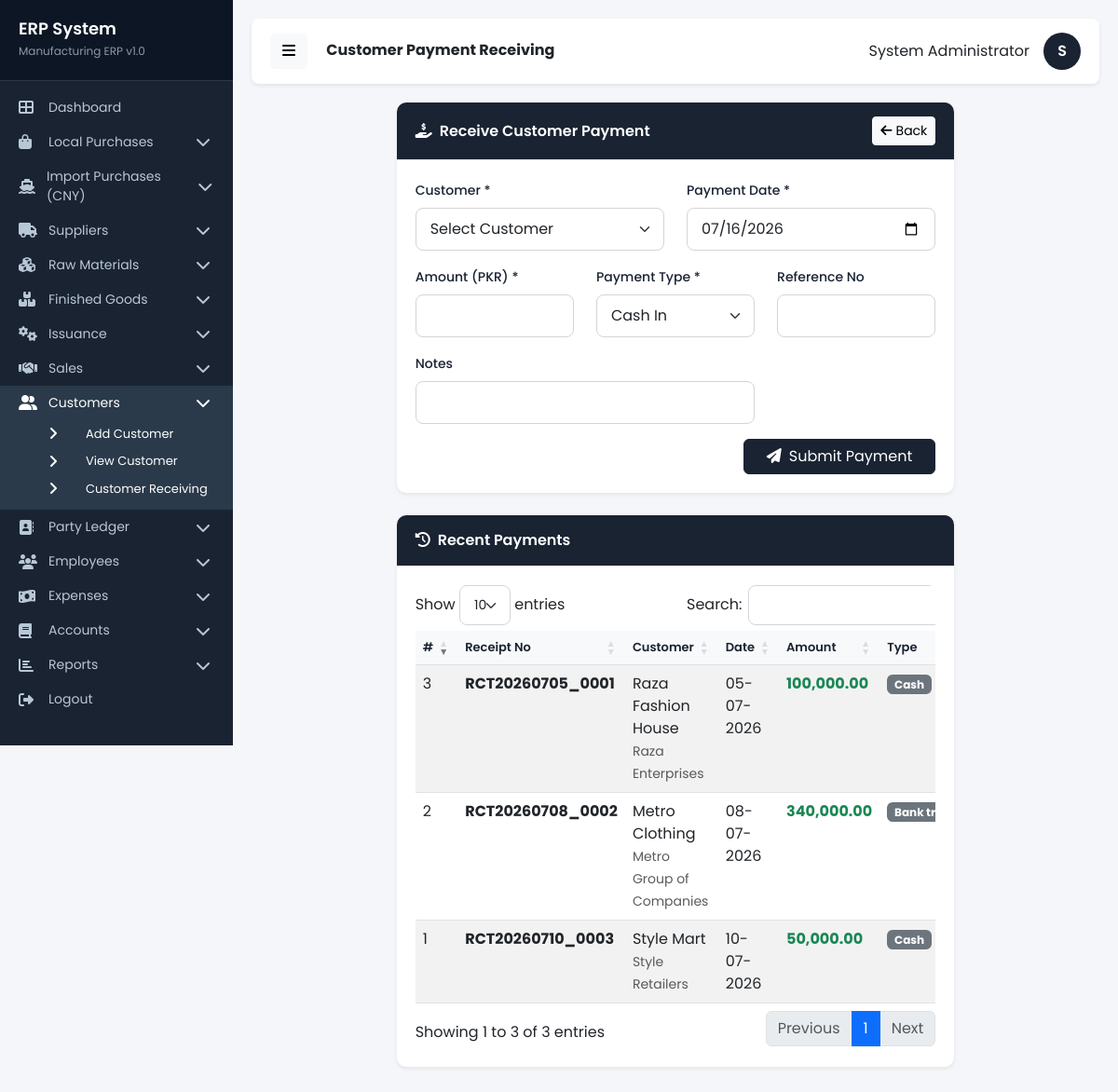
The page /pages/customer_receiving.php (signed in) on the database its author committed.
### tables this page shows
CREATE TABLE `customer_receipts` (
  `id` int(11) NOT NULL,
  `sale_id` int(11) NOT NULL,
  `customer_id` int(11) NOT NULL,
  `receipt_no` varchar(50) NOT NULL,
  `amount` decimal(18,2) NOT NULL,
  `payment_method` varchar(50) DEFAULT NULL,
  `reference` varchar(255) DEFAULT NULL,
  `payment_date` date DEFAULT NULL,
  `notes` text DEFAULT NULL,
  `date_time` datetime DEFAULT NULL
);

CREATE TABLE `customers` (
  `id` int(11) NOT NULL,
  `customer_name` varchar(200) NOT NULL,
  `company_name` varchar(200) DEFAULT NULL,
  `contact_person` varchar(100) DEFAULT NULL,
  `phone` varchar(20) DEFAULT NULL,
  `email` varchar(100) DEFAULT NULL,
  `address` text DEFAULT NULL,
  `city` varchar(100) DEFAULT NULL,
  `country` varchar(100) DEFAULT 'Pakistan',
  `cnic` varchar(20) DEFAULT NULL,
  `ntn` varchar(20) DEFAULT NULL,
  `opening_balance` decimal(18,2) DEFAULT 0.00,
  `current_balance` decimal(18,2) DEFAULT 0.00,
  `status` enum('active','inactive') DEFAULT 'active',
  `date_time` datetime DEFAULT NULL
);

### includes/database.php (called while the page is built, shortened)
<?php
$db = new mysqli(DB_HOST, DB_USER, DB_PASS, DB_NAME);
$db->set_charset("utf8");
function executePrepared($sql, $types = '', $params = []) {
    global $db;
    $stmt = $db->prepare($sql);
    $stmt->execute();
    return $stmt;
}
function getRows($sql, $types = '', $params = []) {
    $stmt = executePrepared($sql, $types, $params);
    $result = $stmt->get_result();
    $rows = [];
    while ($row = $result->fetch_assoc()) {
        $rows[] = $row;
    }
    return $rows;
}
function formatCurrency($amount) {
    return number_format($amount, 2);
}
?>

### pages/customer_receiving.php (the view, shortened to what this page needs)
<?php
require_once '../includes/database.php';
$receipts = getRows("SELECT cr.*, c.customer_name, c.company_name
    FROM customer_receipts cr
    LEFT JOIN customers c ON cr.customer_id = c.id
    ORDER BY cr.id DESC LIMIT 100");
include '../includes/header.php';
include '../includes/sidebar.php';
?>
<div class="row justify-content-center">
    <div class="col-lg-8">
        <div class="card shadow-sm">
            <div class="card-header d-flex justify-content-between align-items-center" style="background:#1a2332;color:#fff;">
                <span><i class="fas fa-hand-holding-usd me-2"></i>Receive Customer Payment</span>
                <a href="../index.php" class="btn btn-light btn-sm"><i class="fas fa-arrow-left me-1"></i>Back</a>
            </div>
            <div class="card-body">
                <form method="POST">
                    <div class="row">
                        <div class="col-md-6 mb-3">
                            <label class="form-label">Customer *</label>
                            <select class="form-select" id="customerSelect" name="customer_id" required>
                                <option value="">Select Customer</option>
                            </select>
                        </div>
                        <div class="col-md-6 mb-3">
                            <label class="form-label">Payment Date *</label>
                            <input type="date" class="form-control" name="payment_date" value="<?php echo date('Y-m-d'); ?>" required>
                        </div>
                    </div>
                    <div class="row">
                        <div class="col-md-4 mb-3">
                            <label class="form-label">Amount (PKR) *</label>
                            <input type="number" step="0.01" class="form-control" id="payAmount" name="amount" min="0.01" required>
                        </div>
                        <div class="col-md-4 mb-3">
                            <label class="form-label">Payment Type *</label>
                            <select class="form-select" id="payType" name="payment_type" required>
                                <option value="cash">Cash In</option>
                            </select>
                        </div>
                        <div class="col-md-4 mb-3">
                            <label class="form-label">Reference No</label>
                            <input type="text" class="form-control" name="reference_no">
                        </div>
                    </div>
                    <div class="row">
                        <div class="col-md-8 mb-3">
                            <label class="form-label">Notes</label>
                            <input type="text" class="form-control" name="notes">
                        </div>
                    </div>
                    <div class="text-end">
                        <button type="submit" class="btn btn-primary px-4"><i class="fas fa-paper-plane me-2"></i>Submit Payment</button>
                    </div>
                </form>
            </div>
        </div>
        <div class="card shadow-sm mt-4">
            <div class="card-header d-flex justify-content-between align-items-center" style="background:#1a2332;color:#fff;">
                <span><i class="fas fa-history me-2"></i>Recent Payments</span>
            </div>
            <div class="card-body">
                <div class="table-responsive">
                    <table class="table table-striped table-hover" id="paymentTable">
                        <thead>
                            <tr>
                                <th>#</th>
                                <th>Receipt No</th>
                                <th>Customer</th>
                                <th>Date</th>
                                <th>Amount</th>
                                <th>Type</th>
                            </tr>
                        </thead>
                        <tbody>
                            <?php $i = 1; foreach ($receipts as $r): ?>
                                <tr>
                                    <td><?php echo $i++; ?></td>
                                    <td><strong><?php echo htmlspecialchars($r['receipt_no']); ?></strong></td>
                                    <td>
                                        <?php echo htmlspecialchars($r['customer_name']); ?>
                                        <?php if ($r['company_name']): ?>
                                            <br><small class="text-muted"><?php echo htmlspecialchars($r['company_name']); ?></small>
                                        <?php endif; ?>
                                    </td>
                                    <td><?php echo date('d-m-Y', strtotime($r['payment_date'])); ?></td>
                                    <td class="text-success"><strong><?php echo formatCurrency($r['amount']); ?></strong></td>
                                    <td><span class="badge bg-secondary"><?php echo ucfirst(str_replace('_', ' ', $r['payment_method'])); ?></span></td>
                                </tr>
                            <?php endforeach; ?>
                        </tbody>
                    </table>
                </div>
            </div>
        </div>
    </div>
</div>
<link rel="stylesheet" href="https://cdn.datatables.net/1.13.4/css/dataTables.bootstrap5.min.css">
<?php include '../includes/footer.php'; ?>

### includes/header.php (style rules this page uses)
* { font-family: 'Poppins', sans-serif; }
body { background-color: #f4f6f9; margin: 0; padding: 0; }
.card { border: none; border-radius: 10px; box-shadow: 0 2px 10px rgba(0,0,0,0.08); margin-bottom: 20px; }
.card-header { background: #fff; border-bottom: 1px solid #e8eaed; padding: 15px 20px; font-weight: 600; border-radius: 10px 10px 0 0 !important; }
.card-body { padding: 20px; }
.btn-primary { background: #1a2332; border-color: #1a2332; }
.table-responsive { border-radius: 8px; }
.table th { background: #f8f9fa; font-weight: 600; font-size: 13px; color: #1a2332; }
.form-label { font-weight: 500; font-size: 14px; color: #1a2332; }
.form-control, .form-select { border-radius: 8px; border: 1px solid #d1d5db; padding: 10px 15px; }

### rows shown on the page
customer_receipts: receipt_no "RCT20260710_0003", customer.customer_name "Style Mart", customer.company_name "Style Retailers", payment_date "10-07-2026", amount "50,000.00", payment_method "Cash"
customer_receipts: receipt_no "RCT20260708_0002", customer.customer_name "Metro Clothing", customer.company_name "Metro Group of Companies", payment_date "08-07-2026", amount "340,000.00", payment_method "Bank…"
customer_receipts: receipt_no "RCT20260705_0001", customer.customer_name "Raza Fashion House", customer.company_name "Raza Enterprises", payment_date "05-07-2026", amount "100,000.00", payment_method "Cash"

### other values the page prints
$pageTitle "Customer Payment Receiving"
$_SESSION['full_name'] "System Administrator"
substr($_SESSION['full_name'], 0, 1) "S"
